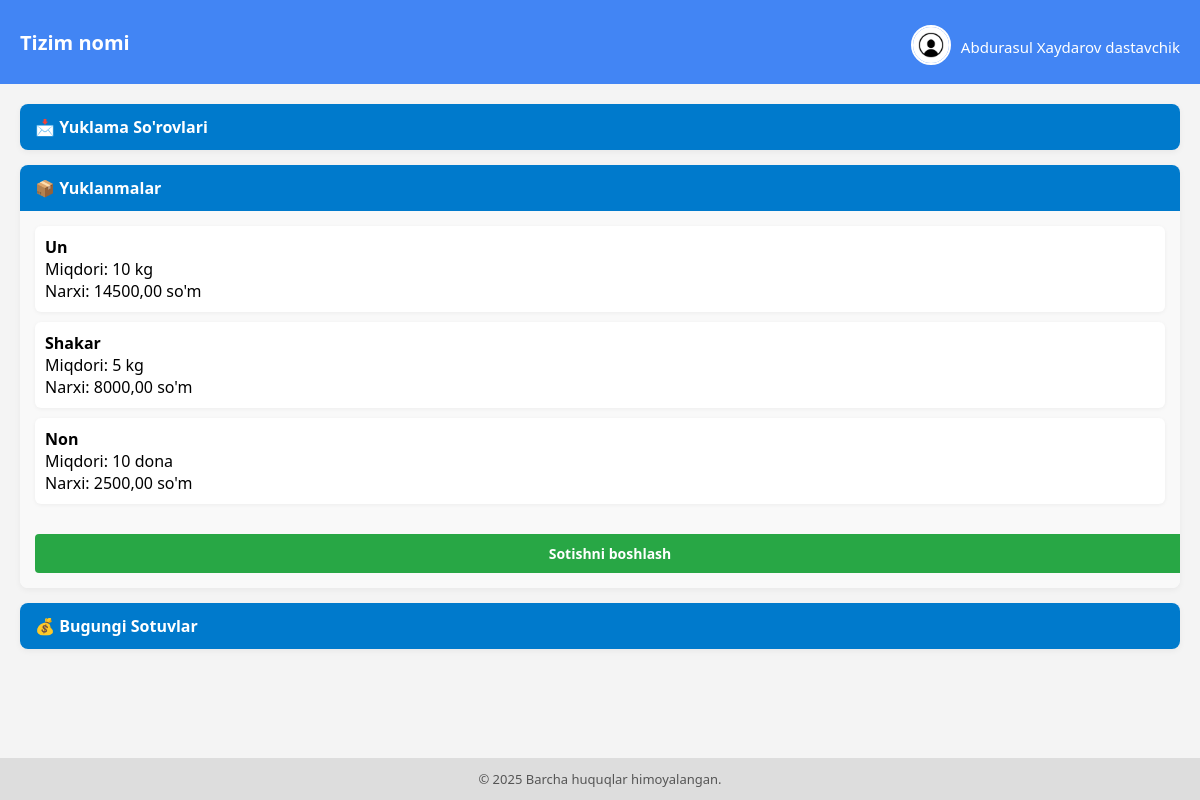
The page / (signed in) on the database its author committed.
### main/models.py (models this page shows, shortened)
class User(AbstractUser):
    id = models.BigAutoField(primary_key=True)
    USER_TYPES = (
        ('pazanda', 'Pazanda'),
        ('yetkazib_beruvchi', 'Yetkazib Beruvchi'),
        ('ega', 'Ega'),
    )
    login=models.CharField(max_length=255, blank=True, null=True)
    password = models.CharField(max_length=255, blank=True, null=True)
    tuliq_ismi = models.CharField(max_length=255, blank=True, null=True)
    type = models.CharField(max_length=20, choices=USER_TYPES)
    token = models.CharField(max_length=255, blank=True, null=True)
    tg_id = models.CharField(max_length=100, blank=True, null=True)
    tel_raqami = models.CharField(max_length=100, blank=True, null=True)
    is_active = models.BooleanField(default=True)
    @property
    def rasmi(self):
        if self.type == 'yetkazib_beruvchi':
            try:
                return YetkazibBeruvchi.objects.get(user=self).rasmi.url
            except YetkazibBeruvchi.DoesNotExist:
                return None
        elif self.type == 'pazanda':
            try:
                return Pazanda.objects.get(user=self).rasmi.url
            except Pazanda.DoesNotExist:
                return None
        return None

class MahsulotTuri(models.Model):
    nomi = models.CharField(max_length=100)  # kg, dona, l
    def __str__(self):
        return self.nomi

class Mahsulot(models.Model):
    nomi = models.CharField(max_length=255)
    rasmi = models.ImageField(upload_to='mahsulotlar/')
    narxi = models.DecimalField(max_digits=10, decimal_places=2)
    turi = models.ForeignKey(MahsulotTuri, on_delete=models.CASCADE)
    miqdori = models.FloatField(default=0)

### main/views.py (the view, shortened to what this page needs)
# urls.py: path('', include('main.urls')),
@login_required(login_url='login')
def main(request):
    payload={}
    user=request.user
    if user.type == 'pazanda':
        return render(request, 'pazanda_dashboard.html')
    elif user.type == 'yetkazib_beruvchi':
        yuklamalar = mahsulotlar_miqdori( YetkazibBeruvchi.objects.get(user=request.user).mahsulotlar) or []
        savdo=Savdo.objects.filter(yetkazib_beruvchi=YetkazibBeruvchi.objects.get(user=request.user))
        payload['savdo'] = savdo
        payload['yuklamalar'] = yuklamalar
        today = dt.date.today()
        tomorrow = today + dt.timedelta(days=1)
        reqyuklama = YuklamaSorov.objects.filter(
        user=YetkazibBeruvchi.objects.get(user=request.user),
        tasdiq=False,
        mode='waiting',
        sana__range=(today, tomorrow)
        ).all()
        payload['reqyuklama'] = reqyuklama
        print(len(reqyuklama))
        return render(request, 'yetkazuvchi_dashboard.html',payload)

### main/templates/yetkazuvchi_dashboard.html (shortened to what this page needs)
{% extends 'ytbase.html' %}
{% load static %}
{% block content %}
<div class="card">
    <div class="card-header" onclick="toggleCard(this)">
        📩 Yuklama So'rovlari
    </div>
</div>
<div class="card">
    <div class="card-header" onclick="toggleCard(this)">
        📦 Yuklanmalar
    </div>
    <div class="card-content" style="display: block;"  >
        {% if yuklamalar %}
            <div class="yuklama-list">
                {% for i in yuklamalar %}
                    <div class="yuklama-item">
                        <strong>{{ i.nom|title }}</strong><br>
                        Miqdori: {{ i.miqdor }} {{ i.turi }}<br>
                        Narxi: {{ i.narx }} so'm
                    </div>
                {% endfor %}
            </div>
        {% else %}
            <div class="no-data">Sizda hozircha yuklanmalar mavjud emas.</div>
        {% endif %}
        <form method="POST">
        <a class="sotish-btn" href="{% url 'add_haridor' %}">Sotishni boshlash</a>
    </form>
    </div>
</div>
<div class="card">
    <div class="card-header" onclick="toggleCard(this)">
        💰 Bugungi Sotuvlar
    </div>
</div>
{% endblock %}

### main/templates/ytbase.html (shortened to what this page needs)
<!DOCTYPE html>
{% load static %}
<html lang="uz">
<head>
</head>
<body>
<header>
    <div class="brand">Tizim nomi</div>
    <div class="user-block">
        <a href="{% url 'profile' request.user.username %}">
            <img src="{% if request.user.rasmi.url %}{{ request.user.rasmi.url }}{% else %}{% static 'images/default_avatar.jpg' %}{% endif %}" alt="avatar">
        </a>
        <a href="{% url 'profile' request.user.username %}">
            {{ request.user.tuliq_ismi }}
        </a>
    </div>
</header>
<main>
    {% block content %}{% endblock %}
</main>
<footer>
    &copy; {{ year|default:"2025" }} Barcha huquqlar himoyalangan.
</footer>
</body>
</html>

### main/templates/ytbase.html (style rules this page uses)
body { margin: 0; font-family: 'Segoe UI', Tahoma, Geneva, Verdana, sans-serif; background-color: #f4f4f4; min-height: 100vh; display: flex; flex-direction: column; }
header { background-color: #4285f4; color: white; padding: 15px 20px; display: flex; justify-content: space-between; align-items: center; flex-wrap: wrap; }
.brand { font-size: 20px; font-weight: bold; }
.user-block { display: flex; align-items: center; gap: 10px; margin-top: 10px; }
.user-block img { width: 36px; height: 36px; border-radius: 50%; object-fit: cover; border: 2px solid #fff; }
.user-block a { color: white; text-decoration: none; font-weight: 500; font-size: 15px; }
main { flex: 1; padding: 20px; }
footer { background-color: #ddd; text-align: center; padding: 12px; font-size: 13px; color: #555; }

### main/templates/yetkazuvchi_dashboard.html (style rules this page uses)
.card { background-color: #fff; border-radius: 8px; box-shadow: 0 2px 6px rgba(0, 0, 0, 0.05); margin-bottom: 15px; overflow: hidden; }
.card-header { padding: 12px 15px; background-color: #007acc; color: #fff; cursor: pointer; font-weight: bold; font-size: 16px; display: flex; justify-content: space-between; align-items: center; }
.card-content { display: none; padding: 15px; background-color: #f9f9f9; }
.yuklama-list { display: flex; flex-direction: column; gap: 10px; }
.yuklama-item { background-color: #fff; padding: 10px; border-radius: 6px; box-shadow: 0 1px 4px rgba(0,0,0,0.05); }
.sotish-btn { margin-top: 30px; display: block; width: 100%; padding: 12px; background-color: #28a745; color: white; border: none; border-radius: 4px; font-size: 16px; font-weight: 600; cursor: pointer; transition: background-color 0.3s; text-align: center; text-decoration: none; }
.sotish-btn { font-size: 14px; padding: 10px; }

### rows shown on the page
User: user.tuliq_ismi "Abdurasul Xaydarov dastavchik"
MahsulotTuri: turi "kg" "kg"
Mahsulot: narx "14500,00"
Mahsulot: narx "8000,00"
MahsulotTuri: turi "dona"
Mahsulot: narx "2500,00"

### other values the page prints
{{ i.nom|title }} "Un" "Shakar" "Non"
{{ i.miqdor }} "10" "5" "10"
{{ year|default:"2025" }} "2025"
